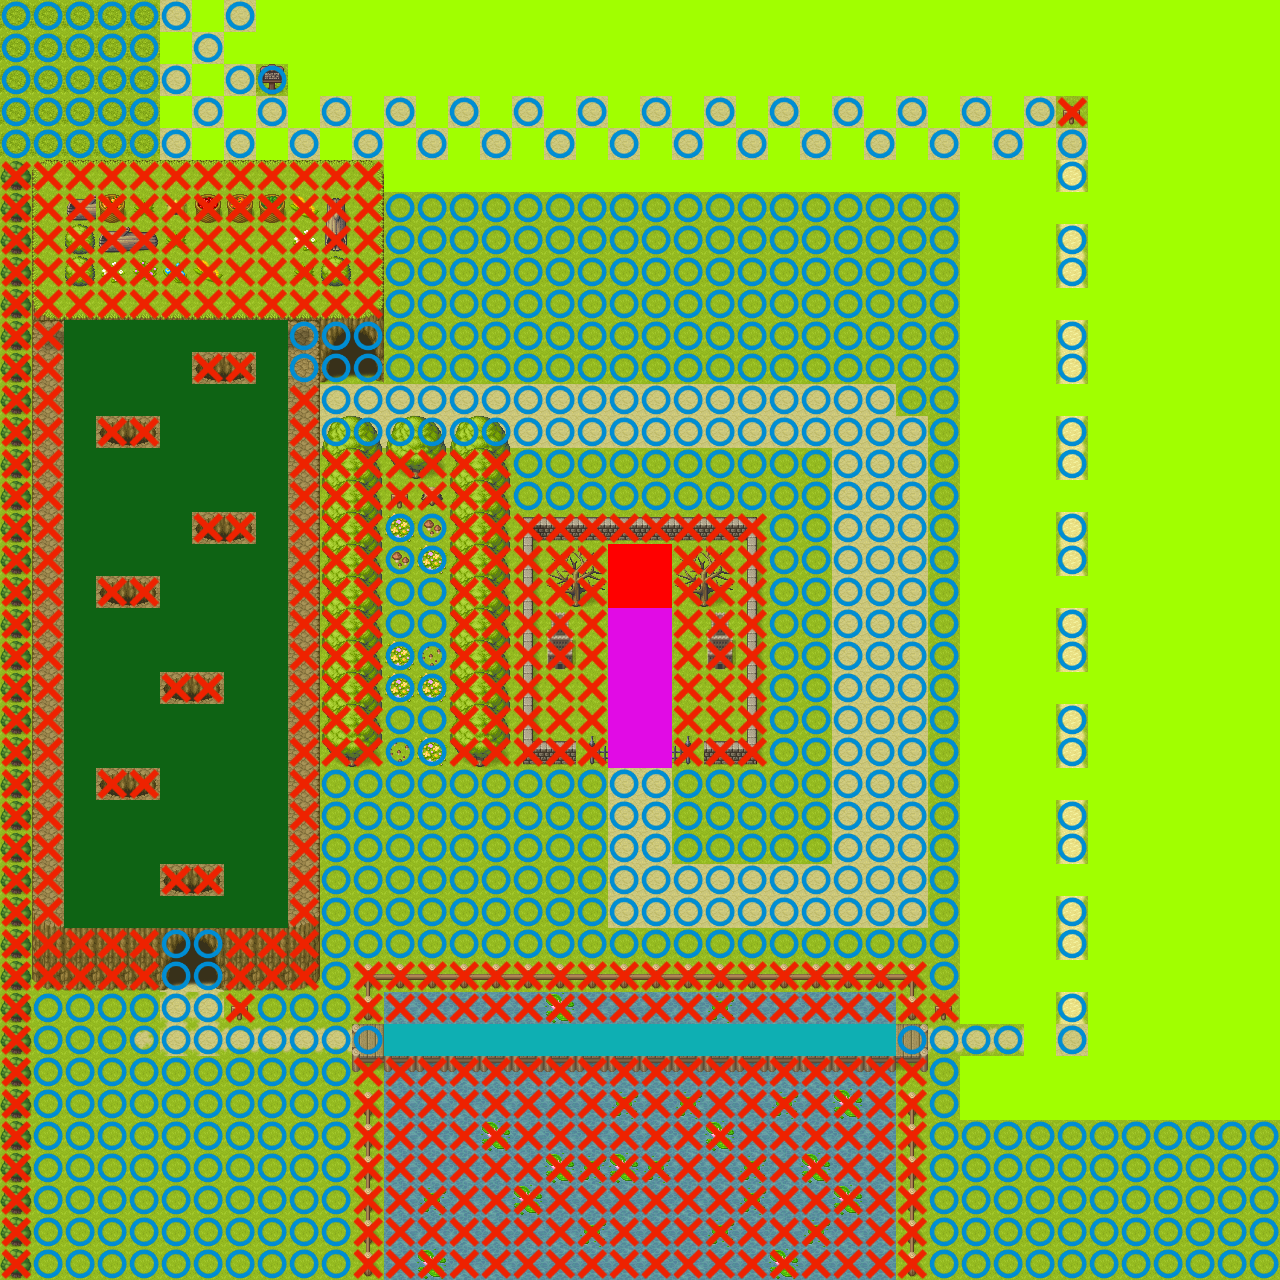

Rendered tile map (Tiled .tmx) drawn with the repository's tilesets; below, a short description and the map source with its tile grids summarised:
An orthogonal 40x40 tile map with 32x32 px tiles, 5 tile layers (マップ下, マップ中, マップ上, 当たり判定のマップ, ...), 1 hidden layer not drawn.

<map version="1.4" tiledversion="1.4.2" orientation="orthogonal" renderorder="right-down" width="40" height="40" tilewidth="32" tileheight="32" infinite="0" nextlayerid="7" nextobjectid="1">
 <tileset firstgid="1" source="map1.tsx" />
 <layer id="1" name="マップ下" width="40" height="40">
  <data>[1600 cells, 1600 non-empty, 18 distinct tile ids]</data>
 </layer>
 <layer id="2" name="マップ中" width="40" height="40">
  <data>[1600 cells, 1600 non-empty, 60 distinct tile ids]</data>
 </layer>
 <layer id="3" name="マップ上" width="40" height="40">
  <data>[1600 cells, 1600 non-empty, 39 distinct tile ids]</data>
 </layer>
 <layer id="4" name="当たり判定のマップ" width="40" height="40" locked="1">
  <data>[1600 cells, 1600 non-empty, 2 distinct tile ids]</data>
 </layer>
 <layer id="5" name="プレイヤーが移動できるかのマップ" width="40" height="40" visible="0" locked="1">
  <data>[1600 cells, 0 non-empty, 0 distinct tile ids]</data>
 </layer>
 <layer id="6" name="敵の出現マップ" width="40" height="40">
  <data>[1600 cells, 1599 non-empty, 6 distinct tile ids]</data>
 </layer>
</map>
